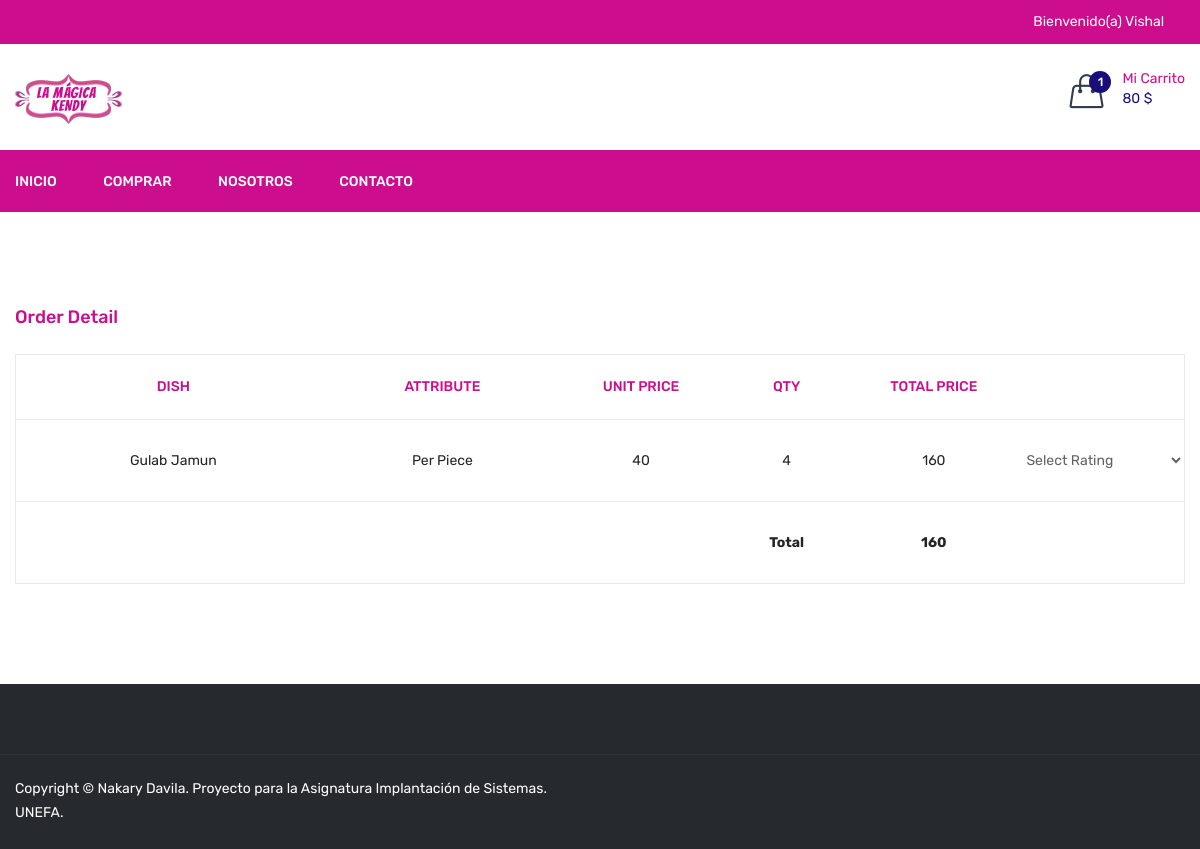
The page /order_detail?id=2 (signed in) on the database its author committed.
### tables this page shows
CREATE TABLE `dish_cart` (
  `id` int(11) NOT NULL,
  `user_id` int(11) NOT NULL,
  `dish_detail_id` int(11) NOT NULL,
  `qty` int(11) NOT NULL,
  `added_on` datetime NOT NULL
);

CREATE TABLE `order_detail` (
  `id` int(11) NOT NULL,
  `order_id` int(11) NOT NULL,
  `dish_details_id` int(11) NOT NULL,
  `price` float NOT NULL,
  `qty` int(11) NOT NULL
);

CREATE TABLE `dish` (
  `id` int(11) NOT NULL,
  `category_id` int(11) NOT NULL,
  `dish` varchar(100) NOT NULL,
  `dish_detail` text NOT NULL,
  `image` varchar(100) NOT NULL,
  `type` enum('veg','non-veg') NOT NULL,
  `status` int(11) NOT NULL,
  `added_on` datetime NOT NULL
);

CREATE TABLE `dish_details` (
  `id` int(11) NOT NULL,
  `dish_id` int(11) NOT NULL,
  `attribute` varchar(100) NOT NULL,
  `price` int(11) NOT NULL,
  `status` int(11) NOT NULL,
  `added_on` datetime NOT NULL
);

### order_detail.php (the view, shortened to what this page needs)
<?php
include ("header.php");
if(isset($_GET['id']) && $_GET['id']>0){
	$id=get_safe_value($_GET['id']);
	$getOrderById=getOrderById($id);
}else{
	redirect(FRONT_SITE_PATH.'shop');
}
?>
<div class="cart-main-area pt-95 pb-100">
            <div class="container">
                <h3 class="page-title">Order Detail</h3>
                <div class="row">
                    <div class="col-lg-12 col-md-12 col-sm-12 col-12">
                        <form method="post">
							<div class="table-content table-responsive">
                                <table style="border:1px solid #e9e8ef;">
												<tr>
													<th width="30%">Dish</th>
													<th width="20%">Attribute</th>
													<th width="15%">Unit Price</th>
													<th width="5%">Qty</th>
													<th width="15%">Total Price</th>
													<th width="15%"></th>
												</tr>
												<?php
												$getOrderDetails=getOrderDetails($id);
												$pp=0;
												foreach($getOrderDetails as $list){
													$pp=$pp+($list['qty']*$list['price']);
													?>
														<tr>
															<td><?php echo $list['dish']?></td>
															<td><?php echo $list['attribute']?></td>
															<td><?php echo $list['price']?></td>
															<td><?php echo $list['qty']?></td>
															<td><?php echo $list['qty']*$list['price']?></td>
															<td id="rating<?php echo $list['dish_details_id']?>">
															<?php
															if($getOrderById[0]['order_status']==4){
															echo getRating($list['dish_details_id'],$id);
															}
															?>
															</td>
														</tr>
													<?php
												}
												?>
												<tr>
													<td colspan="3"></td>
													<td><strong>Total</strong></td>
													<td><strong><?php echo $pp?></strong></td>
													<td></td>
												</tr>
												</table>
                            </div>
                        </form>
                    </div>
                </div>
            </div>
        </div>
<?php
include("footer.php");
?>

### header.php (shortened to what this page needs)
<?php
include('database.inc.php');
include('function.inc.php');
getDishCartStatus();
$cartArr=getUserFullCart();
$totalPrice=getcartTotalPrice();
$totalCartDish=count($cartArr);
?>
<!doctype html>
<html class="no-js" lang="zxx">
<head>
        <link rel="stylesheet" href="<?php echo FRONT_SITE_PATH?>assets/css/bootstrap.min.css">
        <link rel="stylesheet" href="<?php echo FRONT_SITE_PATH?>assets/css/animate.css">
        <link rel="stylesheet" href="<?php echo FRONT_SITE_PATH?>assets/css/owl.carousel.min.css">
        <link rel="stylesheet" href="<?php echo FRONT_SITE_PATH?>assets/css/slick.css">
        <link rel="stylesheet" href="<?php echo FRONT_SITE_PATH?>assets/css/chosen.min.css">
        <link rel="stylesheet" href="<?php echo FRONT_SITE_PATH?>assets/css/ionicons.min.css">
        <link rel="stylesheet" href="<?php echo FRONT_SITE_PATH?>assets/css/font-awesome.min.css">
        <link rel="stylesheet" href="<?php echo FRONT_SITE_PATH?>assets/css/simple-line-icons.css">
        <link rel="stylesheet" href="<?php echo FRONT_SITE_PATH?>assets/css/jquery-ui.css">
        <link rel="stylesheet" href="<?php echo FRONT_SITE_PATH?>assets/css/meanmenu.min.css">
        <link rel="stylesheet" href="<?php echo FRONT_SITE_PATH?>assets/css/style.css">
        <link rel="stylesheet" href="<?php echo FRONT_SITE_PATH?>assets/css/responsive.css">
    </head>
    <body>
        <header class="header-area">
            <div class="header-top black-bg">
                <div class="container">
                    <div class="row">
                        <div class="col-lg-8 col-md-4 col-12 col-sm-4">
                        </div>
						<div class="col-lg-2 col-md-4 col-12 col-sm-4">
						</div>
                        <div class="col-lg-2 col-md-8 col-12 col-sm-8">
                            <div class="account-curr-lang-wrap f-right">
                                <?php
								if(isset($_SESSION['FOOD_USER_NAME'])){
								?>
								<ul>
                                    <li class="top-hover"><a href="#"><?php echo "Bienvenido(a) <span id='user_top_name'>".$_SESSION['FOOD_USER_NAME'];?></span>  <i class="ion-chevron-down"></i></a>
                                    </li>
                                </ul>
								<?php } ?>
                            </div>
                        </div>
                    </div>
                </div>
            </div>
            <div class="header-middle">
                <div class="container">
                    <div class="row">
                        <div class="col-lg-3 col-md-4 col-12 col-sm-4">
                            <div class="logo">
                                <a href="<?php echo FRONT_SITE_PATH?>">
                                    <img alt="" src="<?php echo FRONT_SITE_PATH?>assets/img/logo/logo.png">
                                </a>
                            </div>
                        </div>
                        <div class="col-lg-9 col-md-8 col-12 col-sm-8">
                            <div class="header-middle-right f-right">
                                <div class="header-wishlist">
                                </div>
                                <div class="header-cart">
                                    <a href="#">
                                        <div class="header-icon-style">
                                            <i class="icon-handbag icons"></i>
                                            <span class="count-style" id="totalCartDish"><?php echo $totalCartDish?></span>
                                        </div>
                                        <div class="cart-text">
                                            <span class="digit">Mi Carrito</span>
                                            <span class="cart-digit-bold" id="totalPrice">
											<?php
											if($totalPrice!=0){
												echo $totalPrice.' $';
											}
											?></span>
                                        </div>
                                    </a>
                                </div>
                            </div>
                        </div>
                    </div>
                </div>
            </div>
            <div class="header-bottom transparent-bar black-bg">
                <div class="container">
                    <div class="row">
                        <div class="col-lg-12 col-md-12 col-12">
                            <div class="main-menu">
                                <nav>
                                    <ul>
                                        <li><a href="<?php echo FRONT_SITE_PATH?>">Inicio</a></li>
                                        <li><a href="<?php echo FRONT_SITE_PATH?>shop">Comprar</a></li>
                                        <li><a href="<?php echo FRONT_SITE_PATH?>about-us">Nosotros</a></li>
                                        <li><a href="<?php echo FRONT_SITE_PATH?>contact-us">Contacto</a></li>
                                    </ul>
                                </nav>
                            </div>
                        </div>
                    </div>
                </div>
            </div>
        </header>

### function.inc.php (shortened to what this page needs)
<?php
function get_safe_value($str){
	global $con;
	$str=mysqli_real_escape_string($con,$str);
	return $str;
}
	?>
	<?php
function getUserCart(){
	global $con;
	$arr=array();
	$id=$_SESSION['FOOD_USER_ID'];
	$res=mysqli_query($con,"select * from dish_cart where user_id='$id'");
	while($row=mysqli_fetch_assoc($res)){
		$arr[]=$row;
	}
	return $arr;
}
function getDishCartStatus(){
	$dishDetailsID=array();
	if(isset($_SESSION['FOOD_USER_ID'])){
		$getUserCart=getUserCart();
	}else{
		if(isset($_SESSION['cart']) && count($_SESSION['cart'])>0){
			foreach($_SESSION['cart'] as $key=>$val){
				$dishDetailsID[]=$key;
			}
		}
	}
}
function getcartTotalPrice(){
	$cartArr=getUserFullCart();
	$totalPrice=0;
	foreach($cartArr as $list){
		$totalPrice=$totalPrice+($list['qty']*$list['price']);
	}
	return $totalPrice;
}
function getUserFullCart($attr_id=''){
	$cartArr=array();
	if(isset($_SESSION['FOOD_USER_ID'])){
		$getUserCart=getUserCart();
		$cartArr=array();
		foreach($getUserCart as $list){
			$cartArr[$list['dish_detail_id']]['qty']=$list['qty'];
			$getDishDetail=getDishDetailById($list['dish_detail_id']);
			$cartArr[$list['dish_detail_id']]['price']=$getDishDetail['price'];
			$cartArr[$list['dish_detail_id']]['dish']=$getDishDetail['dish'];
			$cartArr[$list['dish_detail_id']]['image']=$getDishDetail['image'];
		}
	}
	if($attr_id!=''){
		return $cartArr[$attr_id]['qty'];
	}else{
		return $cartArr;
	}
}
function getDishDetailById($id){
	global $con;
	$res=mysqli_query($con,"select dish.dish,dish.image,dish_details.price from dish_details,dish where dish_details.id='$id' and dish.id=dish_details.dish_id");
	$row=mysqli_fetch_assoc($res);
	return $row;
}
function getOrderDetails($oid){
	global $con;
	$sql="select order_detail.price,order_detail.qty,dish_details.attribute,dish.dish,order_detail.dish_details_id
	from order_detail,dish_details,dish
	WHERE
	order_detail.order_id=$oid AND
	order_detail.dish_details_id=dish_details.id AND
	dish_details.dish_id=dish.id";
	$data=array();
	$res=mysqli_query($con,$sql);
	while($row=mysqli_fetch_assoc($res)){
		$data[]=$row;
	}
	return $data;
}
function getOrderById($oid){
	global $con;
	$sql="select * from order_master where id='$oid'";
	$data=array();
	$res=mysqli_query($con,$sql);
	while($row=mysqli_fetch_assoc($res)){
		$data[]=$row;
	}
	return $data;
}
function getRatingList($did,$oid){
	$arr=array('Bad','Below Average','Average','Good','Very Good');
	$html='<select onchange=updaterating("'.$did.'","'.$oid.'") id="rate'.$did.'">';
		$html.='<option value="">Select Rating</option>';
		foreach($arr as $key=>$val){
			$id=$key+1;
			$html.="<option value='$id'>$val</option>";
		}
	$html.='</select>';
	return $html;
}
function getRating($did,$oid){
	global $con;
	$sql="select * from rating where order_id='$oid' and dish_detail_id='$did'";
	$res=mysqli_query($con,$sql);
	if(mysqli_num_rows($res)>0){
		$row=mysqli_fetch_assoc($res);
		$rating=$row['rating'];
		$arr=array('','Bad','Below Average','Average','Good','Very Good');
		echo "<div class='set_rating'>".$arr[$rating]."</div>";
	}else{
		echo getRatingList($did,$oid);
	}
}
?>

### rows shown on the page
dish_cart: dish_detail "1"
order_detail: dish.dish "Gulab Jamun", dish_details.attribute "Per Piece", price "40", qty "4", $list['qty']*$list['price'] "160"

### other values the page prints
$_SESSION['FOOD_USER_NAME'] "Vishal"
$totalPrice "80"
$pp "160"
